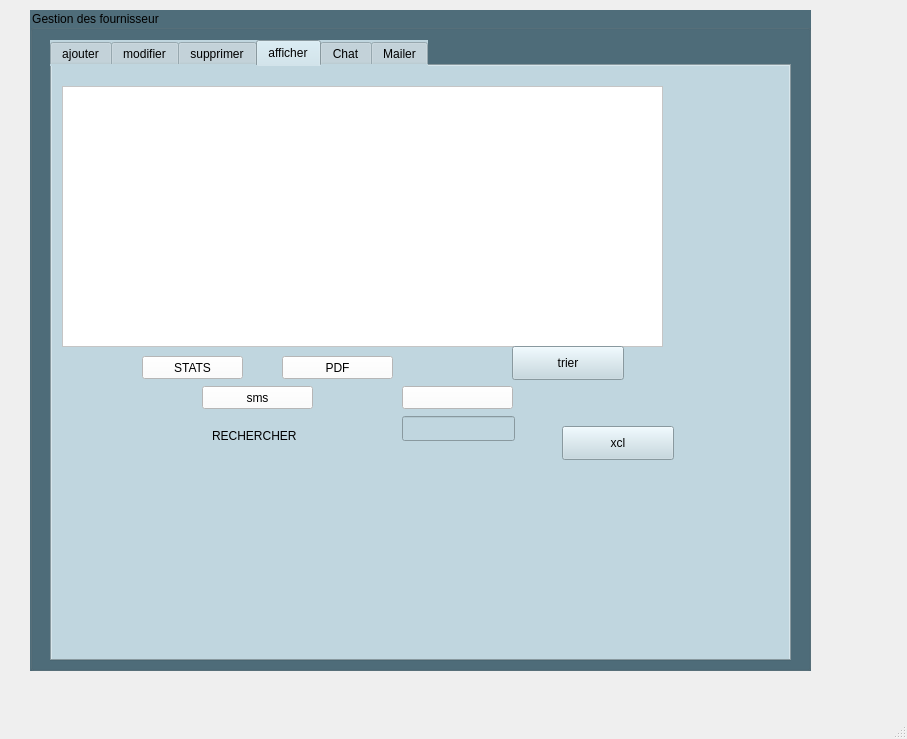
<?xml version="1.0" encoding="UTF-8"?>
<ui version="4.0">
 <class>FORNISSEUR_P</class>
 <widget class="QMainWindow" name="FORNISSEUR_P">
  <property name="geometry">
   <rect>
    <x>0</x>
    <y>0</y>
    <width>907</width>
    <height>739</height>
   </rect>
  </property>
  <property name="windowTitle">
   <string>FORNISSEUR_P</string>
  </property>
  <widget class="QWidget" name="centralwidget">
   <widget class="QGroupBox" name="groupBox">
    <property name="geometry">
     <rect>
      <x>30</x>
      <y>10</y>
      <width>781</width>
      <height>661</height>
     </rect>
    </property>
    <property name="styleSheet">
     <string notr="true">font: 10pt &quot;MS Shell Dlg 2&quot;;
background-color:#4F6D7A;</string>
    </property>
    <property name="title">
     <string>Gestion des fournisseur</string>
    </property>
    <widget class="QTabWidget" name="tabwidget">
     <property name="geometry">
      <rect>
       <x>20</x>
       <y>30</y>
       <width>741</width>
       <height>621</height>
      </rect>
     </property>
     <property name="styleSheet">
      <string notr="true">background-color:#C0D6DF;</string>
     </property>
     <property name="currentIndex">
      <number>3</number>
     </property>
     <widget class="QWidget" name="tab">
      <property name="styleSheet">
       <string notr="true"/>
      </property>
      <attribute name="title">
       <string>ajouter</string>
      </attribute>
      <widget class="QLineEdit" name="lineEdit_nom">
       <property name="geometry">
        <rect>
         <x>190</x>
         <y>40</y>
         <width>113</width>
         <height>20</height>
        </rect>
       </property>
       <property name="styleSheet">
        <string notr="true">background-color:#FFFFFF;</string>
       </property>
      </widget>
      <widget class="QLineEdit" name="lineEdit_cin">
       <property name="geometry">
        <rect>
         <x>190</x>
         <y>140</y>
         <width>113</width>
         <height>20</height>
        </rect>
       </property>
       <property name="styleSheet">
        <string notr="true">background-color:#FFFFFF;</string>
       </property>
      </widget>
      <widget class="QLineEdit" name="lineEdit_pro">
       <property name="geometry">
        <rect>
         <x>190</x>
         <y>200</y>
         <width>113</width>
         <height>20</height>
        </rect>
       </property>
       <property name="styleSheet">
        <string notr="true">background-color:#FFFFFF;</string>
       </property>
      </widget>
      <widget class="QPushButton" name="AJOUTER">
       <property name="geometry">
        <rect>
         <x>360</x>
         <y>150</y>
         <width>91</width>
         <height>31</height>
        </rect>
       </property>
       <property name="styleSheet">
        <string notr="true">background-color:#FFFFF;</string>
       </property>
       <property name="text">
        <string>AJOUTER</string>
       </property>
       <property name="checkable">
        <bool>false</bool>
       </property>
       <property name="autoRepeatDelay">
        <number>300</number>
       </property>
      </widget>
      <widget class="QPushButton" name="pushButton_2">
       <property name="geometry">
        <rect>
         <x>480</x>
         <y>150</y>
         <width>91</width>
         <height>31</height>
        </rect>
       </property>
       <property name="styleSheet">
        <string notr="true">background-color:#FFFFFF;</string>
       </property>
       <property name="text">
        <string>ANNULER</string>
       </property>
      </widget>
      <widget class="QLabel" name="label_7">
       <property name="geometry">
        <rect>
         <x>10</x>
         <y>90</y>
         <width>131</width>
         <height>21</height>
        </rect>
       </property>
       <property name="text">
        <string>&lt;html&gt;&lt;head/&gt;&lt;body&gt;&lt;p&gt;&lt;span style=&quot; font-size:8pt; font-weight:600;&quot;&gt;prenom&lt;/span&gt;&lt;/p&gt;&lt;/body&gt;&lt;/html&gt;</string>
       </property>
       <property name="textFormat">
        <enum>Qt::AutoText</enum>
       </property>
       <property name="margin">
        <number>0</number>
       </property>
       <property name="indent">
        <number>0</number>
       </property>
       <property name="openExternalLinks">
        <bool>false</bool>
       </property>
      </widget>
      <widget class="QLabel" name="label_8">
       <property name="geometry">
        <rect>
         <x>330</x>
         <y>40</y>
         <width>141</width>
         <height>16</height>
        </rect>
       </property>
       <property name="text">
        <string>&lt;html&gt;&lt;head/&gt;&lt;body&gt;&lt;p&gt;&lt;span style=&quot; font-size:8pt; font-weight:600; color:#000000;&quot;&gt;stock&lt;/span&gt;&lt;/p&gt;&lt;/body&gt;&lt;/html&gt;</string>
       </property>
      </widget>
      <widget class="QLabel" name="label_9">
       <property name="geometry">
        <rect>
         <x>26</x>
         <y>30</y>
         <width>51</width>
         <height>21</height>
        </rect>
       </property>
       <property name="text">
        <string>&lt;html&gt;&lt;head/&gt;&lt;body&gt;&lt;p&gt;&lt;span style=&quot; font-size:8pt; font-weight:600;&quot;&gt;nom&lt;/span&gt;&lt;/p&gt;&lt;p&gt;&lt;span style=&quot; font-size:8pt; font-weight:600;&quot;&gt;&lt;br/&gt;&lt;/span&gt;&lt;/p&gt;&lt;/body&gt;&lt;/html&gt;</string>
       </property>
      </widget>
      <widget class="QLabel" name="label_16">
       <property name="geometry">
        <rect>
         <x>10</x>
         <y>140</y>
         <width>111</width>
         <height>20</height>
        </rect>
       </property>
       <property name="text">
        <string>&lt;html&gt;&lt;head/&gt;&lt;body&gt;&lt;p&gt;&lt;span style=&quot; font-size:8pt; font-weight:600;&quot;&gt;cin&lt;/span&gt;&lt;/p&gt;&lt;/body&gt;&lt;/html&gt;</string>
       </property>
      </widget>
      <widget class="QLineEdit" name="lineEdit_st">
       <property name="geometry">
        <rect>
         <x>480</x>
         <y>40</y>
         <width>113</width>
         <height>20</height>
        </rect>
       </property>
       <property name="styleSheet">
        <string notr="true">background-color:#FFFFFF;</string>
       </property>
      </widget>
      <widget class="QLabel" name="label_20">
       <property name="geometry">
        <rect>
         <x>10</x>
         <y>200</y>
         <width>111</width>
         <height>20</height>
        </rect>
       </property>
       <property name="text">
        <string>&lt;html&gt;&lt;head/&gt;&lt;body&gt;&lt;p&gt;&lt;span style=&quot; font-size:8pt; font-weight:600;&quot;&gt;produit&lt;/span&gt;&lt;/p&gt;&lt;/body&gt;&lt;/html&gt;</string>
       </property>
      </widget>
      <widget class="QLineEdit" name="lineEdit_pr">
       <property name="geometry">
        <rect>
         <x>190</x>
         <y>90</y>
         <width>113</width>
         <height>20</height>
        </rect>
       </property>
       <property name="styleSheet">
        <string notr="true">background-color:#FFFFFF;</string>
       </property>
      </widget>
      <zorder>lineEdit_nom</zorder>
      <zorder>lineEdit_cin</zorder>
      <zorder>lineEdit_pro</zorder>
      <zorder>pushButton_2</zorder>
      <zorder>label_7</zorder>
      <zorder>label_8</zorder>
      <zorder>label_9</zorder>
      <zorder>AJOUTER</zorder>
      <zorder>label_16</zorder>
      <zorder>lineEdit_st</zorder>
      <zorder>label_20</zorder>
      <zorder>lineEdit_pr</zorder>
     </widget>
     <widget class="QWidget" name="tab_2">
      <property name="styleSheet">
       <string notr="true"/>
      </property>
      <attribute name="title">
       <string>modifier</string>
      </attribute>
      <widget class="QLineEdit" name="lineEdit_N_nom">
       <property name="geometry">
        <rect>
         <x>190</x>
         <y>40</y>
         <width>113</width>
         <height>20</height>
        </rect>
       </property>
       <property name="styleSheet">
        <string notr="true">background-color:#FFFFFF;</string>
       </property>
      </widget>
      <widget class="QLineEdit" name="lineEdit_N_cin">
       <property name="geometry">
        <rect>
         <x>190</x>
         <y>140</y>
         <width>113</width>
         <height>20</height>
        </rect>
       </property>
       <property name="styleSheet">
        <string notr="true">background-color:#FFFFFF;</string>
       </property>
      </widget>
      <widget class="QLineEdit" name="lineEdit_N_produit">
       <property name="geometry">
        <rect>
         <x>190</x>
         <y>200</y>
         <width>113</width>
         <height>20</height>
        </rect>
       </property>
       <property name="styleSheet">
        <string notr="true">background-color:#FFFFFF;</string>
       </property>
      </widget>
      <widget class="QLabel" name="label_19">
       <property name="geometry">
        <rect>
         <x>30</x>
         <y>40</y>
         <width>61</width>
         <height>21</height>
        </rect>
       </property>
       <property name="text">
        <string>&lt;html&gt;&lt;head/&gt;&lt;body&gt;&lt;p&gt;&lt;span style=&quot; font-size:8pt; font-weight:600;&quot;&gt;nom&lt;/span&gt;&lt;/p&gt;&lt;/body&gt;&lt;/html&gt;</string>
       </property>
      </widget>
      <widget class="QLabel" name="label_12">
       <property name="geometry">
        <rect>
         <x>10</x>
         <y>140</y>
         <width>111</width>
         <height>20</height>
        </rect>
       </property>
       <property name="text">
        <string>&lt;html&gt;&lt;head/&gt;&lt;body&gt;&lt;p&gt;&lt;span style=&quot; font-size:8pt; font-weight:600;&quot;&gt;cin&lt;/span&gt;&lt;/p&gt;&lt;/body&gt;&lt;/html&gt;</string>
       </property>
      </widget>
      <widget class="QPushButton" name="MODIFIER">
       <property name="geometry">
        <rect>
         <x>300</x>
         <y>330</y>
         <width>91</width>
         <height>31</height>
        </rect>
       </property>
       <property name="styleSheet">
        <string notr="true">background-color:#FFFFF;</string>
       </property>
       <property name="text">
        <string>MODIFIER</string>
       </property>
       <property name="checkable">
        <bool>false</bool>
       </property>
       <property name="autoRepeatDelay">
        <number>300</number>
       </property>
      </widget>
      <widget class="QPushButton" name="pushButton_11">
       <property name="geometry">
        <rect>
         <x>450</x>
         <y>330</y>
         <width>91</width>
         <height>31</height>
        </rect>
       </property>
       <property name="styleSheet">
        <string notr="true">background-color:#FFFFFF;</string>
       </property>
       <property name="text">
        <string>ANNULER</string>
       </property>
      </widget>
      <widget class="QLabel" name="label_15">
       <property name="geometry">
        <rect>
         <x>330</x>
         <y>40</y>
         <width>141</width>
         <height>16</height>
        </rect>
       </property>
       <property name="text">
        <string>&lt;html&gt;&lt;head/&gt;&lt;body&gt;&lt;p&gt;&lt;span style=&quot; font-size:8pt; font-weight:600; color:#000000;&quot;&gt;stock&lt;/span&gt;&lt;/p&gt;&lt;/body&gt;&lt;/html&gt;</string>
       </property>
      </widget>
      <widget class="QLabel" name="label_11">
       <property name="geometry">
        <rect>
         <x>10</x>
         <y>90</y>
         <width>131</width>
         <height>21</height>
        </rect>
       </property>
       <property name="text">
        <string>&lt;html&gt;&lt;head/&gt;&lt;body&gt;&lt;p&gt;&lt;span style=&quot; font-size:8pt; font-weight:600;&quot;&gt;prenom&lt;/span&gt;&lt;/p&gt;&lt;p&gt;&lt;br/&gt;&lt;/p&gt;&lt;/body&gt;&lt;/html&gt;</string>
       </property>
       <property name="textFormat">
        <enum>Qt::AutoText</enum>
       </property>
       <property name="margin">
        <number>0</number>
       </property>
       <property name="indent">
        <number>0</number>
       </property>
       <property name="openExternalLinks">
        <bool>false</bool>
       </property>
      </widget>
      <widget class="QLineEdit" name="lineEdit_N_stock">
       <property name="geometry">
        <rect>
         <x>480</x>
         <y>40</y>
         <width>113</width>
         <height>20</height>
        </rect>
       </property>
       <property name="styleSheet">
        <string notr="true">background-color:#FFFFFF;</string>
       </property>
      </widget>
      <widget class="QLabel" name="label_14">
       <property name="geometry">
        <rect>
         <x>10</x>
         <y>200</y>
         <width>111</width>
         <height>20</height>
        </rect>
       </property>
       <property name="text">
        <string>&lt;html&gt;&lt;head/&gt;&lt;body&gt;&lt;p&gt;&lt;span style=&quot; font-size:8pt; font-weight:600;&quot;&gt;produit&lt;/span&gt;&lt;/p&gt;&lt;/body&gt;&lt;/html&gt;</string>
       </property>
      </widget>
      <widget class="QLineEdit" name="lineEdit_N_prenom">
       <property name="geometry">
        <rect>
         <x>190</x>
         <y>90</y>
         <width>113</width>
         <height>20</height>
        </rect>
       </property>
       <property name="styleSheet">
        <string notr="true">background-color:#FFFFFF;</string>
       </property>
      </widget>
      <widget class="QLabel" name="label_22">
       <property name="geometry">
        <rect>
         <x>80</x>
         <y>340</y>
         <width>51</width>
         <height>16</height>
        </rect>
       </property>
       <property name="text">
        <string>&lt;html&gt;&lt;head/&gt;&lt;body&gt;&lt;p&gt;&lt;span style=&quot; font-size:8pt; font-weight:600;&quot;&gt;cin&lt;/span&gt;&lt;/p&gt;&lt;/body&gt;&lt;/html&gt;</string>
       </property>
      </widget>
      <widget class="QLineEdit" name="lineEdit_CIN1">
       <property name="geometry">
        <rect>
         <x>140</x>
         <y>340</y>
         <width>113</width>
         <height>20</height>
        </rect>
       </property>
       <property name="styleSheet">
        <string notr="true">background-color:#FFFFFF;</string>
       </property>
      </widget>
     </widget>
     <widget class="QWidget" name="tab_3">
      <property name="styleSheet">
       <string notr="true"/>
      </property>
      <attribute name="title">
       <string>supprimer</string>
      </attribute>
      <widget class="QLabel" name="label_17">
       <property name="geometry">
        <rect>
         <x>176</x>
         <y>90</y>
         <width>51</width>
         <height>21</height>
        </rect>
       </property>
       <property name="text">
        <string>&lt;html&gt;&lt;head/&gt;&lt;body&gt;&lt;p&gt;&lt;span style=&quot; font-weight:600;&quot;&gt;cin&lt;/span&gt;&lt;/p&gt;&lt;/body&gt;&lt;/html&gt;</string>
       </property>
      </widget>
      <widget class="QLineEdit" name="lineEdit_cin_S">
       <property name="geometry">
        <rect>
         <x>250</x>
         <y>90</y>
         <width>113</width>
         <height>20</height>
        </rect>
       </property>
       <property name="styleSheet">
        <string notr="true">background-color:#FFFFFF;</string>
       </property>
      </widget>
      <widget class="QPushButton" name="SUPPRIMER">
       <property name="geometry">
        <rect>
         <x>160</x>
         <y>180</y>
         <width>111</width>
         <height>31</height>
        </rect>
       </property>
       <property name="styleSheet">
        <string notr="true">background-color:#FFFFF;</string>
       </property>
       <property name="text">
        <string>SUPPRIMER</string>
       </property>
       <property name="checkable">
        <bool>false</bool>
       </property>
       <property name="autoRepeatDelay">
        <number>300</number>
       </property>
      </widget>
      <widget class="QPushButton" name="pushButton_13">
       <property name="geometry">
        <rect>
         <x>320</x>
         <y>180</y>
         <width>101</width>
         <height>31</height>
        </rect>
       </property>
       <property name="styleSheet">
        <string notr="true">background-color:#FFFFFF;</string>
       </property>
       <property name="text">
        <string>ANNULER</string>
       </property>
      </widget>
     </widget>
     <widget class="QWidget" name="tab_4">
      <property name="styleSheet">
       <string notr="true"/>
      </property>
      <attribute name="title">
       <string>afficher</string>
      </attribute>
      <widget class="QTableView" name="tab_FOURNISSEUR">
       <property name="geometry">
        <rect>
         <x>10</x>
         <y>20</y>
         <width>601</width>
         <height>261</height>
        </rect>
       </property>
       <property name="styleSheet">
        <string notr="true">background-color:#FFFFFF;</string>
       </property>
      </widget>
      <widget class="QPushButton" name="pushButton_7">
       <property name="geometry">
        <rect>
         <x>230</x>
         <y>290</y>
         <width>111</width>
         <height>23</height>
        </rect>
       </property>
       <property name="styleSheet">
        <string notr="true">background-color:#FFFFFF;</string>
       </property>
       <property name="text">
        <string>PDF</string>
       </property>
      </widget>
      <widget class="QPushButton" name="pushButton_8">
       <property name="geometry">
        <rect>
         <x>90</x>
         <y>290</y>
         <width>101</width>
         <height>23</height>
        </rect>
       </property>
       <property name="styleSheet">
        <string notr="true">background-color:#FFFFFF;</string>
       </property>
       <property name="text">
        <string>STATS</string>
       </property>
      </widget>
      <widget class="QPushButton" name="pushButton_9">
       <property name="geometry">
        <rect>
         <x>150</x>
         <y>320</y>
         <width>111</width>
         <height>23</height>
        </rect>
       </property>
       <property name="styleSheet">
        <string notr="true">background-color:#FFFFFF;</string>
       </property>
       <property name="text">
        <string>sms</string>
       </property>
      </widget>
      <widget class="QPushButton" name="pushButton_10">
       <property name="geometry">
        <rect>
         <x>350</x>
         <y>320</y>
         <width>111</width>
         <height>23</height>
        </rect>
       </property>
       <property name="styleSheet">
        <string notr="true">background-color:#FFFFFF;</string>
       </property>
       <property name="text">
        <string/>
       </property>
      </widget>
      <widget class="QLineEdit" name="le_recherche">
       <property name="geometry">
        <rect>
         <x>350</x>
         <y>350</y>
         <width>113</width>
         <height>25</height>
        </rect>
       </property>
      </widget>
      <widget class="QLabel" name="label">
       <property name="geometry">
        <rect>
         <x>160</x>
         <y>360</y>
         <width>131</width>
         <height>20</height>
        </rect>
       </property>
       <property name="text">
        <string>RECHERCHER</string>
       </property>
      </widget>
      <widget class="QPushButton" name="pushButton">
       <property name="geometry">
        <rect>
         <x>460</x>
         <y>280</y>
         <width>112</width>
         <height>34</height>
        </rect>
       </property>
       <property name="text">
        <string>trier</string>
       </property>
      </widget>
      <widget class="QPushButton" name="xcl">
       <property name="geometry">
        <rect>
         <x>510</x>
         <y>360</y>
         <width>112</width>
         <height>34</height>
        </rect>
       </property>
       <property name="text">
        <string>xcl</string>
       </property>
      </widget>
     </widget>
     <widget class="QWidget" name="tab_5">
      <attribute name="title">
       <string>Chat</string>
      </attribute>
      <widget class="QTableView" name="tab_message">
       <property name="geometry">
        <rect>
         <x>20</x>
         <y>50</y>
         <width>311</width>
         <height>271</height>
        </rect>
       </property>
      </widget>
      <widget class="QPushButton" name="pb_envoyer">
       <property name="geometry">
        <rect>
         <x>350</x>
         <y>380</y>
         <width>112</width>
         <height>34</height>
        </rect>
       </property>
       <property name="text">
        <string>Envoyer</string>
       </property>
      </widget>
      <widget class="QLabel" name="label_2">
       <property name="geometry">
        <rect>
         <x>370</x>
         <y>120</y>
         <width>69</width>
         <height>20</height>
        </rect>
       </property>
       <property name="text">
        <string>NOM</string>
       </property>
      </widget>
      <widget class="QLineEdit" name="le_id_chat">
       <property name="geometry">
        <rect>
         <x>442</x>
         <y>110</y>
         <width>161</width>
         <height>25</height>
        </rect>
       </property>
      </widget>
      <widget class="QLineEdit" name="le_message">
       <property name="geometry">
        <rect>
         <x>440</x>
         <y>170</y>
         <width>181</width>
         <height>161</height>
        </rect>
       </property>
      </widget>
      <widget class="QLabel" name="label_3">
       <property name="geometry">
        <rect>
         <x>350</x>
         <y>190</y>
         <width>81</width>
         <height>20</height>
        </rect>
       </property>
       <property name="text">
        <string>Message</string>
       </property>
      </widget>
     </widget>
     <widget class="QWidget" name="tab_6">
      <attribute name="title">
       <string>Mailer</string>
      </attribute>
      <widget class="QFrame" name="frame">
       <property name="geometry">
        <rect>
         <x>80</x>
         <y>30</y>
         <width>585</width>
         <height>551</height>
        </rect>
       </property>
       <property name="frameShape">
        <enum>QFrame::StyledPanel</enum>
       </property>
       <property name="frameShadow">
        <enum>QFrame::Raised</enum>
       </property>
       <layout class="QHBoxLayout" name="horizontalLayout">
        <item>
         <widget class="QFrame" name="frame_50">
          <property name="frameShape">
           <enum>QFrame::StyledPanel</enum>
          </property>
          <property name="frameShadow">
           <enum>QFrame::Raised</enum>
          </property>
          <layout class="QVBoxLayout" name="verticalLayout_31">
           <item>
            <widget class="QLabel" name="label_25">
             <property name="text">
              <string>Smtp-server:</string>
             </property>
            </widget>
           </item>
           <item>
            <widget class="QLineEdit" name="server">
             <property name="text">
              <string>smtp.gmail.com</string>
             </property>
             <property name="echoMode">
              <enum>QLineEdit::Password</enum>
             </property>
            </widget>
           </item>
           <item>
            <widget class="QLabel" name="label_26">
             <property name="text">
              <string>Server port:</string>
             </property>
            </widget>
           </item>
           <item>
            <widget class="QLineEdit" name="port">
             <property name="text">
              <string>465</string>
             </property>
             <property name="echoMode">
              <enum>QLineEdit::Password</enum>
             </property>
            </widget>
           </item>
           <item>
            <widget class="QLabel" name="label_27">
             <property name="text">
              <string>Username:</string>
             </property>
            </widget>
           </item>
           <item>
            <widget class="QLineEdit" name="uname">
             <property name="text">
              <string/>
             </property>
            </widget>
           </item>
           <item>
            <widget class="QLabel" name="label_28">
             <property name="text">
              <string>Password:</string>
             </property>
            </widget>
           </item>
           <item>
            <widget class="QLineEdit" name="paswd">
             <property name="inputMask">
              <string/>
             </property>
             <property name="text">
              <string/>
             </property>
             <property name="echoMode">
              <enum>QLineEdit::Password</enum>
             </property>
            </widget>
           </item>
           <item>
            <widget class="QLabel" name="label_29">
             <property name="text">
              <string>Recipant to:</string>
             </property>
            </widget>
           </item>
           <item>
            <widget class="QLineEdit" name="rcpt"/>
           </item>
           <item>
            <widget class="QLabel" name="label_30">
             <property name="text">
              <string>Subject:</string>
             </property>
            </widget>
           </item>
           <item>
            <widget class="QLineEdit" name="subject"/>
           </item>
           <item>
            <widget class="QLabel" name="label_31">
             <property name="text">
              <string>Message:</string>
             </property>
            </widget>
           </item>
           <item>
            <widget class="QPlainTextEdit" name="msg"/>
           </item>
           <item>
            <spacer name="horizontalSpacer">
             <property name="orientation">
              <enum>Qt::Horizontal</enum>
             </property>
             <property name="sizeHint" stdset="0">
              <size>
               <width>545</width>
               <height>20</height>
              </size>
             </property>
            </spacer>
           </item>
           <item>
            <widget class="QPushButton" name="sendBtn">
             <property name="styleSheet">
              <string notr="true"> QPushButton {
color: #ffffff;
border: 3px solid #f8d466;
font: 8pt &quot;MS Reference Sans Serif&quot;;
border-radius: 15px;
padding: 5px;
background: qradialgradient(cx: 0.3, cy: -0.4,
fx: 0.3, fy: -0.4,
radius: 3, stop: 0 #aa3118, stop: 1 #550000);
min-width: 80px;
}

QPushButton:hover {
background: qradialgradient(cx: 0.3, cy: -0.4,
fx: 0.3, fy: -0.4,
radius: 3, stop: 0 #aa3118, stop: 1 #552a2a);
}

 QPushButton:pressed {
background: qradialgradient(cx: 0.4, cy: -0.1,
fx: 0.4, fy: -0.1,
radius: 3, stop: 0 #aa3118, stop: 1 #554040);
}</string>
             </property>
             <property name="text">
              <string>Send</string>
             </property>
            </widget>
           </item>
          </layout>
         </widget>
        </item>
       </layout>
      </widget>
     </widget>
    </widget>
   </widget>
  </widget>
  <widget class="QMenuBar" name="menubar">
   <property name="geometry">
    <rect>
     <x>0</x>
     <y>0</y>
     <width>907</width>
     <height>30</height>
    </rect>
   </property>
  </widget>
  <widget class="QStatusBar" name="statusbar"/>
 </widget>
 <resources/>
 <connections/>
</ui>
